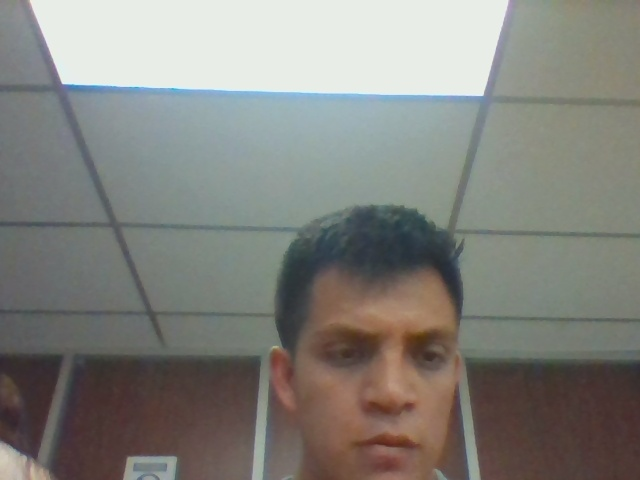
#> input picture CariesRobot/photo/2017-09-22_18-28-30.jpg, 640 x 480 px
$ python imageCloster.py --image ../photo/2017-09-22_18-28-30.jpg --clusters 3
#> lines starting #> are read from the running program, lines starting #| are printed output that depends on the picture
### CariesRobot/kmeans/utils.py
# import the necessary packages
import numpy as np
import cv2


def centroid_histogram(clt):
    # grab the number of different clusters and create a histogram
    # based on the number of pixels assigned to each cluster
    numLabels = np.arange(0, len(np.unique(clt.labels_)) + 1)
    (hist, _) = np.histogram(clt.labels_, bins=numLabels)

    # normalize the histogram, such that it sums to one
    hist = hist.astype("float")
    hist /= hist.sum()

    # return the histogram
    return hist


def plot_colors(hist, centroids):
    # initialize the bar chart representing the relative frequency
    # of each of the colors
    bar = np.zeros((50, 300, 3), dtype="uint8")
    startX = 0

    # loop over the percentage of each cluster and the color of
    # each cluster
    for (percent, color) in zip(hist, centroids):
        # plot the relative percentage of each cluster
        endX = startX + (percent * 300)
        cv2.rectangle(bar, (int(startX), 0), (int(endX), 50),
                      color.astype("uint8").tolist(), -1)
        startX = endX

    # return the bar chart
    return bar

### CariesRobot/kmeans/imageCloster.py
from sklearn.cluster import KMeans
import matplotlib.pyplot as plt
import argparse
import utils
import cv2


ap = argparse.ArgumentParser()
ap.add_argument("-i", "--image", required = True, help = "Path to the image")
ap.add_argument("-c", "--clusters", required = True, type = int, help = "# of clusters")
args = vars(ap.parse_args())

image = cv2.imread(args["image"])
#> image is the input picture: shape (480, 640, 3); mean B, G, R 124.8, 130.1, 130.6
image = cv2.cvtColor(image, cv2.COLOR_BGR2RGB)

plt.figure()
plt.axis("off")
plt.imshow(image)

image = image.reshape((image.shape[0]*image.shape[1], 3))

clt = KMeans(n_clusters=args["clusters"])
clt.fit(image)
# build a histogram of clusters and then create a figure
# representing the number of pixels labeled to each color
hist = utils.centroid_histogram(clt)
bar = utils.plot_colors(hist, clt.cluster_centers_)
#> after the loop in plot_colors, `for (percent, color) in zip(hist, centroids):`:
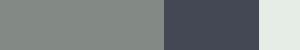
#> bar: shape (50, 300, 3); mean of channels 0, 1, 2 130.2, 129.9, 124.3; drawn as B, G, R

# show our color bart
plt.figure()
plt.axis("off")
plt.imshow(bar)
plt.show()

$ run again, on CariesRobot/photo/2017-10-21_23-12-19.jpg
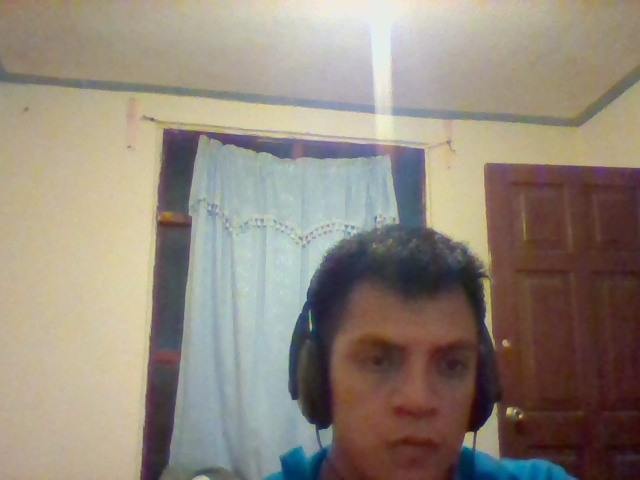
#> input picture CariesRobot/photo/2017-10-21_23-12-19.jpg, 640 x 480 px
#> image is the input picture: shape (480, 640, 3); mean B, G, R 123.4, 135.6, 145.9
#> after the loop in plot_colors, `for (percent, color) in zip(hist, centroids):`:
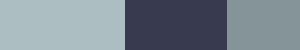
#> bar: shape (50, 300, 3); mean of channels 0, 1, 2 145.3, 134.9, 123.1; drawn as B, G, R
